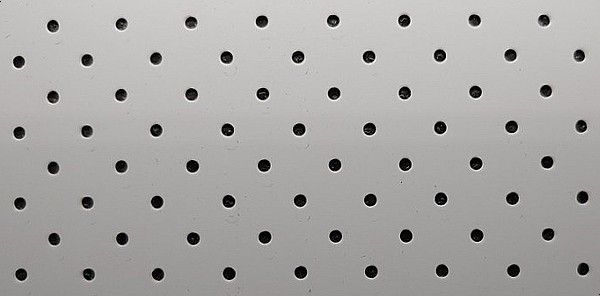
%> input picture Lab03/Test_cir03.jpg, 600 x 296 px, given in place of 11111111.jpg, which was not available
$ octave perspective.m   (GNU Octave 9; MATLAB toolbox functions it lacks are replaced by stand-ins)
%> lines starting %> are read from the running program, lines starting %| are printed output that depends on the picture; in (x1, y1, x2, y2) boxes, pixels count from 0 and x2, y2 are one past the last pixel; in counts of white or black regions, pixels touching at a corner belong together; the program's own positions count from 1; pictures that were not available may be replaced by others from this repository, and a replacement may not be noted
% 원본 이미지 로드
originalImage = imread('11111111.jpg');
%> originalImage is the input picture: size 296x600x3 uint8; mean R, G, B 168.8, 167.6, 165.7
originalImage = imrotate(originalImage, -90);
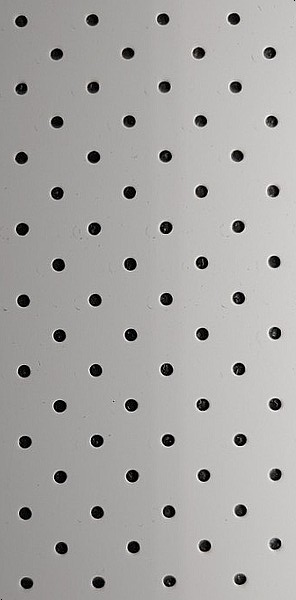
%> originalImage: size 600x296x3 uint8; mean R, G, B 168.8, 167.6, 165.7; mean of the top-left, top-right, bottom-left and bottom-right quarters 153, 182.2, 152.1, 182.1
figure(1); imshow(originalImage);

% 변환 전 피사체의 네 꼭지점 좌표 설정
originalPoints = [200, 800; 2400, 800; 2700, 3500; 200, 3500];

% 변환 후 피사체의 네 꼭지점 좌표 설정 (수평한 이미지로 변환하기 위한 좌표)
transformedPoints = [2000, 3000; 4000, 3000; 3000, 4000; 1500, 4000];

% 호모그래피 계산
H = fitgeotrans(originalPoints, transformedPoints, 'projective');

% 이미지 변환
outputImage = imwarp(originalImage, H);
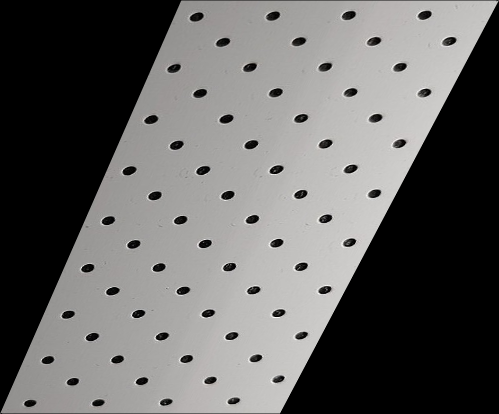
%> outputImage: size 414x499x3 uint8; mean R, G, B 100.8, 100.1, 98.9

% 변환된 이미지 출력
figure(2); imshow(outputImage);

% 변환 전 피사체의 네 꼭지점 좌표를 원본 이미지에 표시
figure(1); hold on;
plot(originalPoints(:, 1), originalPoints(:, 2), '+r', 'MarkerSize', 10);
hold off;

img = outputImage;

img = rgb2hsv(img);
%> img: size 414x499x3 double; mean H, S, V 0.0671, 0.0154, 0.395
img = rgb2gray(img);
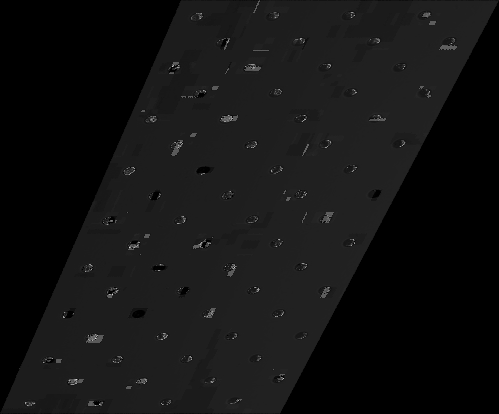
%> img: size 414x499 double; min 0, max 0.862, mean 0.0742
figure(3); imshow(img);

% Edge detection using Sobel & Canny filter
edge_img = edge(img, 'sobel');
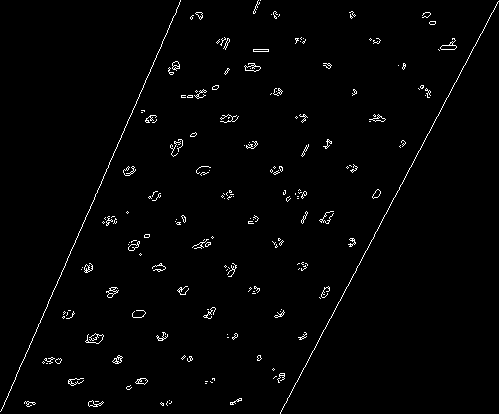
%> edge_img: size 414x499 logical; 1.6% white in thin lines or dots
edge_img = edge(edge_img, 'canny');
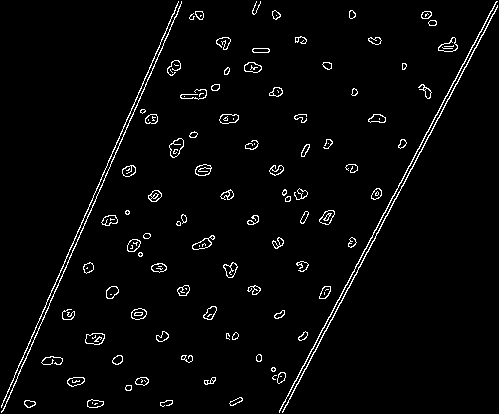
%> edge_img: size 414x499 logical; 2.9% white in thin lines or dots


figure(4); imshow(edge_img);

% edge_img = imfill(edge_img, 'holes');
% figure(60); imshow(edge_img);


% Binary filtering
imgB = edge_img;
se = strel('disk', 1);
imgB = imdilate(imgB, se);
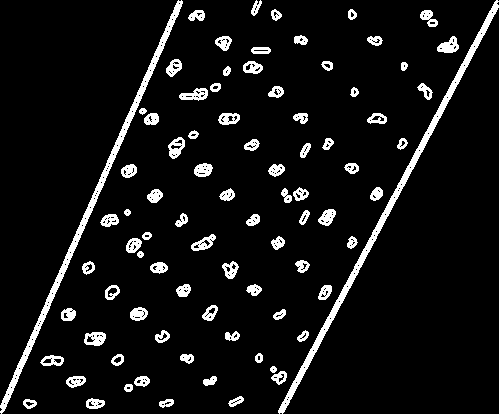
%> imgB: size 414x499 logical; 7.4% white; 84 white regions, largest, box (x1, y1, x2, y2) and area: (278, 0, 499, 414) 2888, (0, 0, 183, 414) 2706, (437, 36, 459, 53) 225
figure(5); imshow(imgB);
